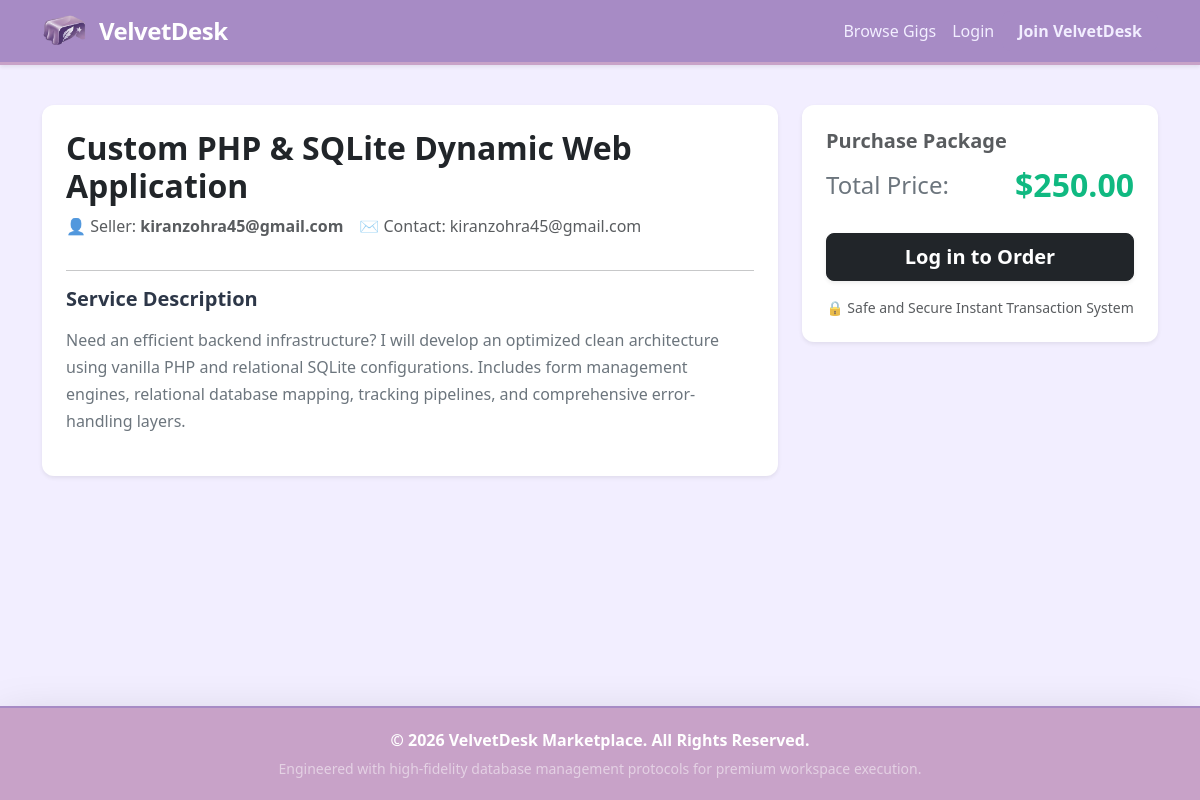
/gig_details.php?id=3, run on the app's committed database.
### tables this page shows
CREATE TABLE gigs (
        gig_id INTEGER PRIMARY KEY AUTOINCREMENT,
        user_id INTEGER,
        title TEXT NOT NULL,
        description TEXT NOT NULL,
        price REAL NOT NULL,
        image_path TEXT DEFAULT 'assets/default-gig.png',
        portfolio_link TEXT DEFAULT '',
        FOREIGN KEY (user_id) REFERENCES users(user_id) ON DELETE CASCADE
    );

### gig_details.php (the view, shortened to what this page needs)
<?php
include 'config.php';
$gig_id = intval($_GET['id']);
try {
    $sql = "SELECT gigs.*, users.username, users.email FROM gigs
            JOIN users ON gigs.user_id = users.user_id
            WHERE gigs.gig_id = :gig_id";
    $stmt = $conn->prepare($sql);
    $stmt->bindParam(':gig_id', $gig_id);
    $stmt->execute();
    $gig = $stmt->fetch(PDO::FETCH_ASSOC);
} catch (PDOException $e) {
    die("Error: " . $e->getMessage());
}
include 'header.php';
?>
<div class="row justify-content-center mt-3">
    <div class="col-md-8 mb-4">
        <div class="card p-4 shadow-sm border-0 mb-4" style="border-radius: 12px;">
            <h2 class="fw-bold text-dark mb-2"><?php echo htmlspecialchars($gig['title']); ?></h2>
            <div class="d-flex align-items-center mb-3 text-muted">
                <span class="me-3">👤 Seller: <strong><?php echo htmlspecialchars($gig['username']); ?></strong></span>
                <span>✉️ Contact: <?php echo htmlspecialchars($gig['email']); ?></span>
            </div>
            <hr>
            <h5 class="fw-bold mb-3" style="color: #2d3748;">Service Description</h5>
            <p class="text-secondary" style="line-height: 1.7; white-space: pre-wrap;"><?php echo htmlspecialchars($gig['description']); ?></p>
        </div>
    </div>
    <div class="col-md-4">
        <div class="card p-4 shadow-sm border-0 sticky-top" style="border-radius: 12px; top: 20px;">
            <h5 class="fw-bold text-muted mb-2">Purchase Package</h5>
            <div class="d-flex justify-content-between align-items-center mb-4">
                <span class="fs-4 text-secondary">Total Price:</span>
                <span class="fw-bold fs-2 text-success" style="color: #10b981 !important;">$<?php echo number_format($gig['price'], 2); ?></span>
            </div>
            <form action="gig_details.php?id=<?php echo $gig['gig_id']; ?>" method="POST">
                <?php if (isset($_SESSION['user_id'])): ?>
                    <?php if ($_SESSION['role'] === 'buyer'): ?>
                        <div class="mb-3">
                            <label class="form-label font-monospace small text-uppercase text-muted">Dummy Card Number</label>
                            <input type="text" class="form-control" placeholder="4242 •••• •••• 4242" disabled value="4242 4242 4242 4242">
                        </div>
                        <button type="submit" name="pay_now_btn" class="btn btn-success-custom btn-lg w-100 fw-bold py-2 shadow-sm fs-5">💳 Order & Pay Now</button>
                    <?php else: ?>
                        <div class="alert alert-warning text-center small mb-0">Sellers cannot buy services. Log in as a Buyer to purchase.</div>
                    <?php endif; ?>
                <?php else: ?>
                    <a href="login.php" class="btn btn-dark btn-lg w-100 fw-bold py-2 shadow-sm fs-5">Log in to Order</a>
                <?php endif; ?>
            </form>
            <div class="text-center mt-3 text-muted small">
                🔒 Safe and Secure Instant Transaction System
            </div>
        </div>
    </div>
</div>
<?php include 'footer.php'; ?>

### header.php (style rules this page uses)
body { background-color: #F2EEFF; min-height: 100vh; display: flex; flex-direction: column; font-family: 'Segoe UI', Tahoma, Geneva, Verdana, sans-serif; }

### data on the page
gigs: title "Custom PHP & SQLite Dynamic Web Application", description "Need an efficient backend infrastructure? I will develop an optimized clean architecture using vanilla PHP and relational SQLite configurations. Includes form management engines, relational database mapping, tracking pipelines, and comprehensive error-handling layers.", price "250.00"

### other printed values
$gig['username'] "kiranzohra45@gmail.com"
$gig['email'] "kiranzohra45@gmail.com"
